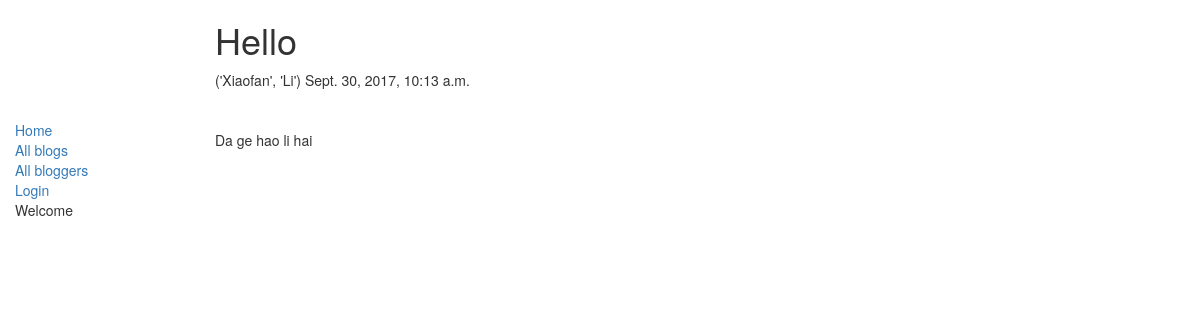
Page /20/detail/ on the committed database.
### blog/models.py (models this page shows, shortened)
class MyPost(models.Model):
    author = models.ForeignKey(settings.AUTH_USER_MODEL, on_delete=models.CASCADE)
    title = models.CharField(max_length=100)
    content = models.TextField(blank=True)
    tags = models.CharField(max_length=20, null=True, blank=True)
    published_time = models.DateTimeField(default=timezone.now)
    created_time = models.DateTimeField(default=timezone.now)
    is_draft = models.BooleanField(default=False)
    class Meta:
        ordering = ['published_time']

### my_auth/models.py (models this page shows)
class User(models.AbstractUser):
    pass

### blog/views.py (the view)
# urls.py: url(r'^(?P<pk>\d+)/detail/$', views.blog_detail, name='blog_detail'),
def blog_detail(request, pk):
    blog = get_object_or_404(models.MyPost, pk=pk)
    template_name = 'blog/blog_detail.html'
    context = {
        'blog': blog
    }
    return render(request, template_name, context)

### blog/templatetags/blog_tag.py (called while the page is built)
@register.simple_tag
def real_name_or_username(blog):
    if blog.author.first_name and blog.author.last_name:
        return format_html('%s' % blog.author.first_name), format_html(blog.author.last_name)
    else:
        return blog.author.username

### blog/templates/blog/blog_detail.html (shortened to what this page needs)
{% extends 'blog/base.html' %}
{% load blog_tag %}
{% block content %}
    <h1>{{ blog.title }}</h1>
    <p1>{% real_name_or_username blog %}</p1>
    <p2>{{ blog.published_time }}</p2></br></br></br>
    <p3>{{ blog.content }}</p3>
{% endblock %}

### rows in the picture
MyPost: title "Hello", author.last_name "('Xiaofan', 'Li')", published_time "Sept. 30, 2017, 10:13 a.m.", content "Da ge hao li hai"
